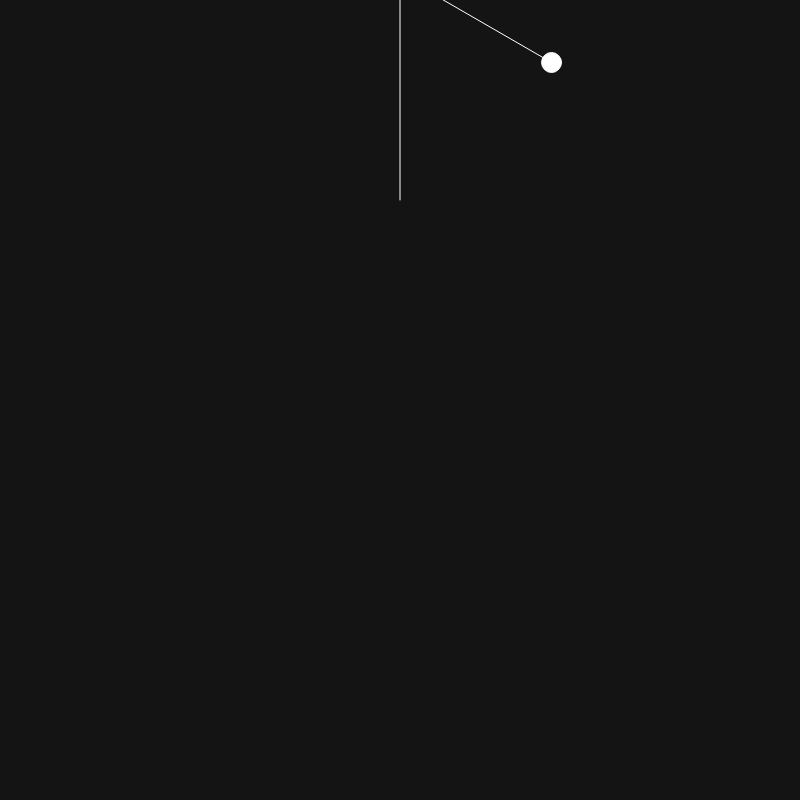
Frame 1 (no input)
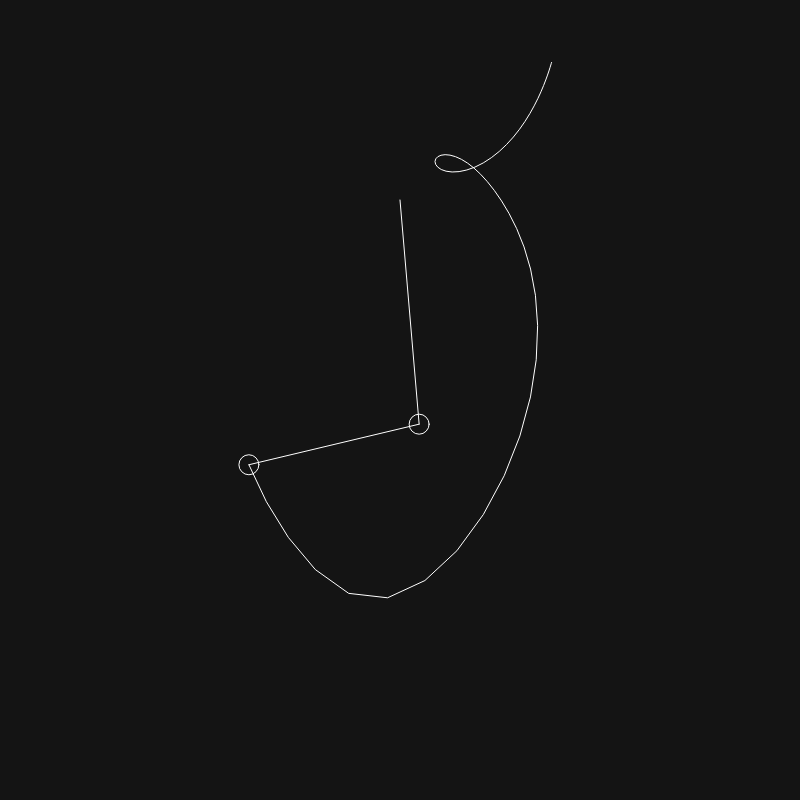
Frame 60 (no input)
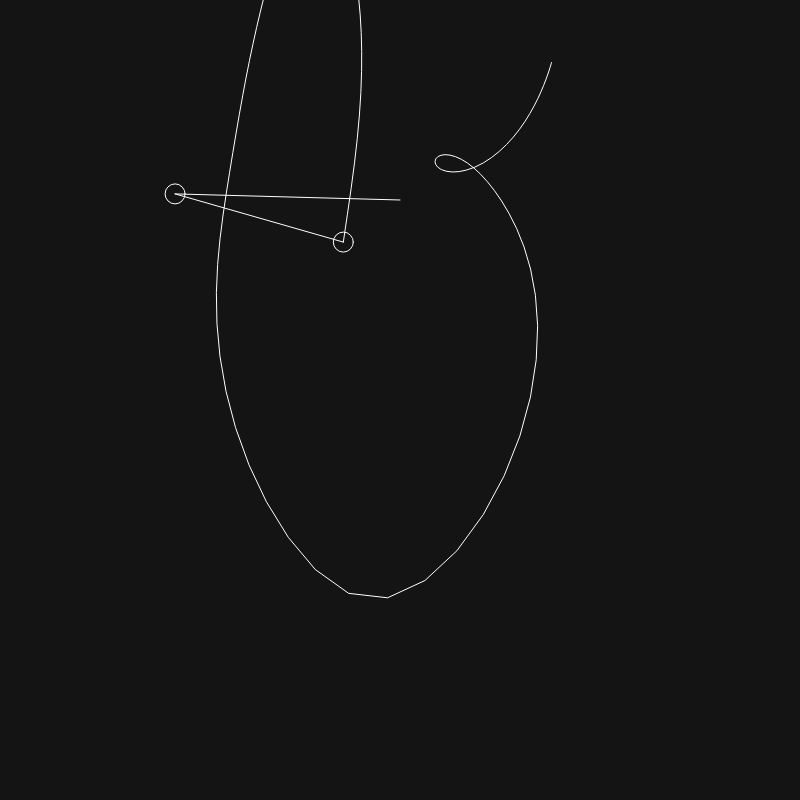
Frame 120 (the mouse pressed at the canvas centre since frame 60)

The p5.js sketch that drew these frames (run headless with seeded random() and noise() and a simulated clock; from frame 60 on, the mouse is pressed at the canvas centre):

// p5.js sketch
// ── sketch.js
let tam = 800
let l = 300

//let p

let l1
let a1 
let m1
let a1_v
let l2
let a2
let m2
let a2_v

let g

let history = []

function setup() {
    createCanvas(tam, tam)
    //p = new Pendulum(l, PI/3, tam/2, 200)
    l1 = 225
    a1 = PI
    m1 = 20
    a1_v = 0

    l2 = 175
    a2 = PI/3
    m2 = 20
    a2_v = 0

    g = 1
  }
  
  function draw() {
    background(20)
    stroke(255)
    doublePendulum();
    //p.show()
    //p.move()
  }

  function doublePendulum(){

    let num1 = -g*(2*m1+m2)*sin(a1)-m2*g*sin(a1-2*a2)-2*sin(a1-a2)*m2*(a2_v*a2_v*l2+a1_v*a1_v*l1*cos(a1-a2))
    let den1 = l1*(2*m1+m2-m2*cos(2*a1-2*a2))
    let num2 = 2*sin(a1-a2)*(a1_v*a1_v*l1*(m1+m2)+g*(m1+m2)*cos(a1)+a2_v*a2_v*l2*m2*cos(a1-a2))
    let den2 = l2*(2*m1+m2-m2*cos(2*a1-2*a2))

    let a1_a = num1/den1
    let a2_a = num2/den2
    
    translate(tam/2, 200)

    let x1 = sin(a1) * l1
    let y1 = cos(a1) * l1

    let x2 = x1 + sin(a2) * l2
    let y2 = y1 + cos(a2) * l2

    line(0, 0, x1, y1)
    ellipse(x1, y1, m1)

    line(x1, y1, x2, y2)
    ellipse(x2, y2, m2)

    history.push(createVector(x2, y2)); 
    if (history.length > 1000) {
      history.splice(0, 1);
    }
    noFill()
    beginShape();
    for (var i = 0; i < history.length; i++) {
      var pos = history[i];
      vertex(pos.x, pos.y);
    }
    endShape();

    a1_v += a1_a
    a2_v += a2_a

    a1 += a1_v 
    a2 += a2_v

    //a1_v *= 0.99
    //a2_v *= 0.99

    
    
  }
// ── pendulum.js
class Pendulum{

    f = 0
    vel = 0.00001

    constructor(l, angle, x, y){
        this.len = l
        this.angle = angle
        this.anchor = createVector(x, y)
    }

    show(){
        stroke(255)
        fill(255)
        push()
        this.calcPos()
        line(0, 0, 0, this.len)
        ellipse(0, this.len, 20)
        pop()
    }

    move(){
        this.f += -10*10*sin(this.angle)
        this.angle += this.f * this.vel
    }

    calcPos(){       
        translate(this.anchor.x, this.anchor.y)
        rotate(this.angle)   
    }
}
